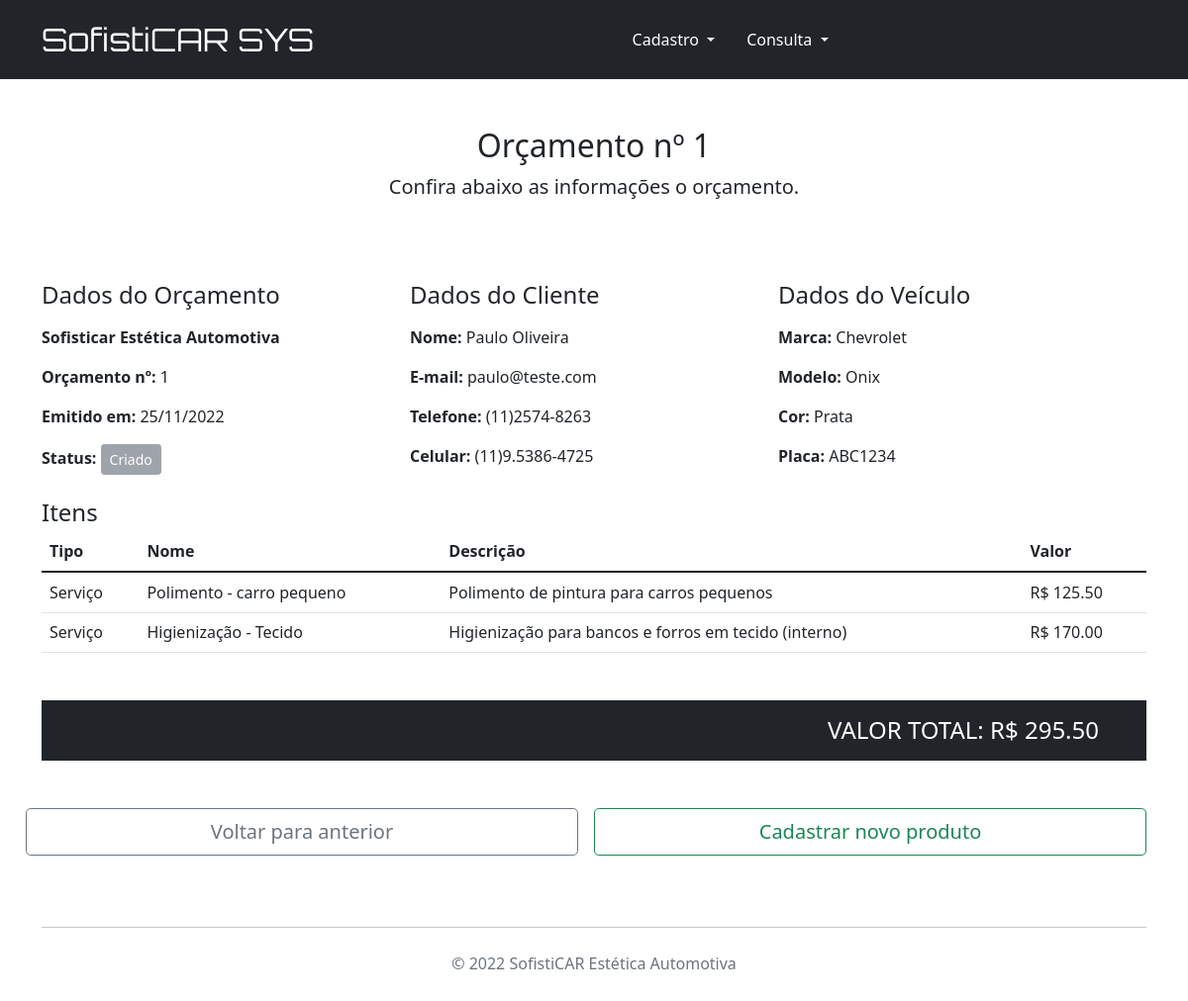
Screenshot of /info_orcamentos/1 with the database file from the repository.
### cadastro_clientes.py (models this page shows, shortened)
class Orcamento(db.Model):
    __tablename__ = "orcamento"
    id = db.Column(db.Integer, primary_key=True, autoincrement=True)
    data = db.Column(db.DateTime, default=datetime.now)
    status = db.Column(db.JSON, nullable=False)
    veiculo_id = db.Column(db.Integer, db.ForeignKey('veiculos.ID'))
    veiculo = relationship('Veiculo', backref="orcamento")
    servico_id = db.Column(db.JSON, db.ForeignKey('servicos.ID'))
    servico = relationship('Servico')
    produto_id = db.Column(db.JSON, db.ForeignKey('produtos.ID'))
    produto = relationship('Produto')
    agendamento = relationship('Agendamento')
    ordemServico = relationship('OrdemServico')
    def retorna_valor(self, servico_id, produto_id):
        valor_total = 0
        for serv in servico_id:
            for item in servico_id[serv]:
                servico = Servico.query.get(item)
                valor_total += servico.valor
        for prod in produto_id:
            for item in produto_id[prod]:
                produto = Produto.query.get(item)
                valor_total += produto.valor
        return valor_total
    def status_orc(self):
        status = {
            '1': 'Criado',
            '2': 'Aprovado',
            '3': 'Cancelado',
        }
        return status
    def retorna_status_orc(self, status_id):
        lista = self.status_orc()
        status = lista[status_id]
        return status

class Cliente(db.Model):
    __tablename__ = 'clientes'
    id = db.Column('ID', db.Integer, primary_key=True, autoincrement=True)
    nome = db.Column('Nome', db.String(150), nullable=False)
    email = db.Column('Email', db.String(150), nullable=False)
    telefone = db.Column('Telefone', db.String(150), nullable=False)
    celular = db.Column('Celular', db.String(150), nullable=False)
    veiculos = relationship(Veiculo, backref="clientes")

class Veiculo(db.Model):
    __tablename__ = 'veiculos'
    id = db.Column('ID', db.Integer, primary_key=True, autoincrement=True)
    marca = db.Column('Marca', db.String(150), nullable=False)
    modelo = db.Column('Modelo', db.String(150), nullable=False)
    cor = db.Column('Cor', db.String(150), nullable=False)
    placa = db.Column('Placa', db.String(150), nullable=False)
    cliente_id = db.Column(db.Integer, db.ForeignKey('clientes.ID'))
    cliente = relationship('Cliente')
    orcamentos = relationship(Orcamento, backref="veiculos")
    agendamento = relationship(Agendamento, backref='veiculos')

class Servico(db.Model):
    __tablename__ = 'servicos'
    id = db.Column('ID', db.Integer, primary_key=True, autoincrement=True)
    nome = db.Column('Nome', db.String(150), nullable=False)
    descricao = db.Column('Descricao', db.String(250), nullable=False)
    valor = db.Column('Valor', db.Float, nullable=False)
    orcamentos = relationship(Orcamento, backref="servicos")

### cadastro_clientes.py (the view)
@app.route('/info_orcamentos/<int:id>')
def info_orcamento(id):
    orcamento = Orcamento.query.get(id)
    veiculo = Veiculo.query.get(orcamento.veiculo_id)
    cliente = Cliente.query.get(veiculo.cliente_id)
    servico = Servico.query.all()
    produto = Produto.query.all()
    valor_total = orcamento.retorna_valor(
        orcamento.servico_id, orcamento.produto_id)
    return render_template('info_orcamentos.html', cliente=cliente, veiculo=veiculo, orcamento=orcamento, servico=servico, produto=produto, valor_total=valor_total)

### templates/info_orcamentos.html (shortened to what this page needs)
{% extends "base.html" %}
{% block conteudo %}
<main class="container">
    <div class="py-5 text-center">
        <h2>Orçamento nº {{ orcamento.id }}</h2>
        <p class="lead">Confira abaixo as informações o orçamento.</p>
    </div>
    <div class="row g-5">
        <div class="col-12">
            <div class="col-12 d-flex">
                <div class="col-4 mt-3">
                    <h4 class="mb-3">Dados do Orçamento</h4>
                    <p><strong>Sofisticar Estética Automotiva</strong></p>
                    <p><strong>Orçamento nº: </strong>{{orcamento.id}}</p>
                    <p><strong>Emitido em: </strong>{{orcamento.data.day}}/{{orcamento.data.month}}/{{orcamento.data.year}}</p>
                    <p>
                        <strong>Status: </strong>
                        {% set ultimo_status = [] %}
                        {% set ultimo_status = orcamento.status.keys() | list %}
                        {% if ultimo_status[-1] == '1' or ultimo_status[-1] == '4'%}
                        <td><button type="button" class="btn btn-secondary btn-sm" disabled>{{ orcamento.retorna_status_orc(ultimo_status[-1]) }}</button></td>
                        {% elif ultimo_status[-1] == '3'%}
                        <td><button type="button" class="btn btn-danger btn-sm" disabled>{{ orcamento.retorna_status_orc(ultimo_status[-1]) }}</td>
                        {% elif ultimo_status[-1] == '2' or ultimo_status[-1] == '5'%}
                        <td><button type="button" class="btn btn-success btn-sm" disabled>{{ orcamento.retorna_status_orc(ultimo_status[-1]) }}</td>
                        {% endif %}
                    </p>
                </div>
                <div class="col-4 mt-3">
                    <h4 class="mb-3">Dados do Cliente</h4>
                    <p><strong>Nome: </strong>{{cliente.nome}}</p>
                    <p><strong>E-mail: </strong>{{cliente.email}}</p>
                    <p><strong>Telefone: </strong>({{cliente.telefone[0:2]}}){{cliente.telefone[2:6]}}-{{cliente.telefone[6:11]}}</p>
                    <p><strong>Celular: </strong>({{cliente.celular[0:2]}}){{cliente.celular[2]}}.{{cliente.celular[3:7]}}-{{cliente.celular[7:12]}}</p>
                </div>
                <div class="col-4 mt-3">
                    <h4 class="mb-3">Dados do Veículo</h4>
                    <p><strong>Marca: </strong>{{veiculo.marca}}</p>
                    <p><strong>Modelo: </strong>{{veiculo.modelo}}</p>
                    <p><strong>Cor: </strong>{{veiculo.cor}}</p>
                    <p><strong>Placa: </strong>{{veiculo.placa}}</p>
                </div>
            </div>
            {% if orcamento.servico_id != {} %}
                <table class="table">
                    <h4 class="mb-1 mt-2">Itens</h4>
                    <thead class="col-12">
                        <th>Tipo</th>
                        <th>Nome</th>
                        <th>Descrição</th>
                        <th>Valor</th>
                    </thead>
                    <tbody class="col-12">
                        {% for serv in servico %}
                        <tr>
                            {% for item in orcamento.servico_id %}
                                {% for elemento in orcamento.servico_id[item] %}
                                        {% if elemento | float == serv.id | float %}
                                            <td>Serviço</td>
                                            <td>{{ serv.nome }}</td>
                                            <td>{{ serv.descricao }}</td>
                                            <td>R$ {{ '%0.2f'|format(serv.valor|float) }}</td>
                                        {% endif %}
                                {% endfor %}
                            {% endfor %}
                        </tr>
                        {% endfor %}
                    </tbody>
                </table>
            {% endif %}
            <dic class="col-12">
                <h4 class="text-white text-end bg-dark mt-0 pt-3 pb-3 pe-5">VALOR TOTAL: R$ {{ '%0.2f'|format(valor_total|float) }}</h4>
            </div>
            <div class="row g-3">
                <div class="col-md-12 col-lg-6 p-2">
                    <button class="w-100 btn btn-outline-secondary btn-lg" type="submit" name="return" onclick="history.back()">
                        Voltar para anterior
                    </button>
                </div>
                <div class="col-md-12 col-lg-6 p-2">
                    <a href="/cadastrar_orcamento">
                        <button class="w-100 btn btn-outline-success btn-lg" type="submit">
                            Cadastrar novo produto
                        </button>
                    </a>
                </div>
            </div>
        </div>
    </div>
{% endblock %}

### rows the page displays
Orcamento: id "1", data.day "25", data.month "11", data.year "2022"
Cliente: nome "Paulo Oliveira", email "paulo@teste.com", Telefone "11", Telefone "2574", Telefone "8263", Celular "11", Celular "9", Celular "5386", Celular "4725"
Veiculo: marca "Chevrolet", modelo "Onix", cor "Prata", placa "ABC1234"
Servico: nome "Polimento - carro pequeno", descricao "Polimento de pintura para carros pequenos", valor "125.50"
Servico: nome "Higienização - Tecido", descricao "Higienização para bancos e forros em tecido (interno)", valor "170.00"

### other values shown
{{ orcamento.retorna_status_orc(ultimo_status[-1]) }} "Criado"
{{ '%0.2f'|format(valor_total|float) }} "295.50"
